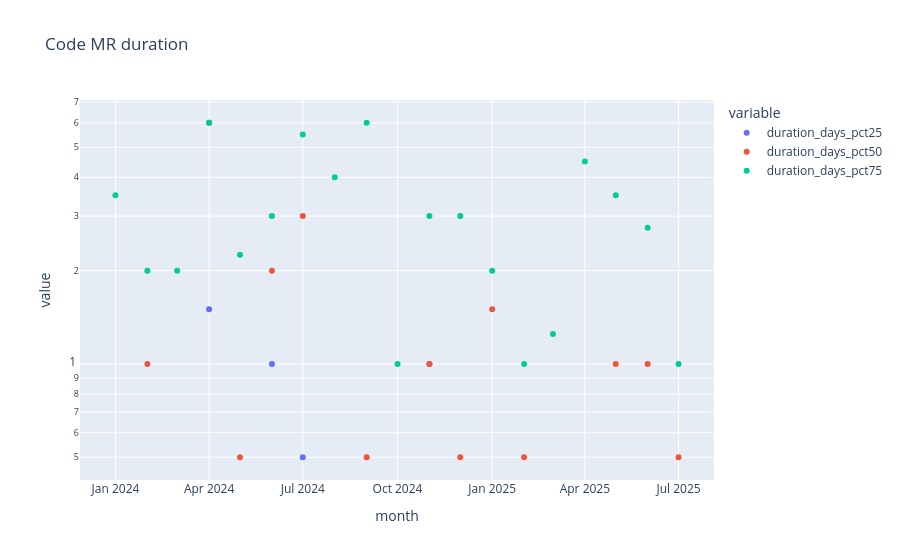

The cell this chart's notebook holds for it:
### Code cell
px.scatter(user_mrs_duration(gitlab_user).toPandas(),x='month',y=['duration_days_pct25','duration_days_pct50','duration_days_pct75'], log_y=True,title='Code MR duration')
